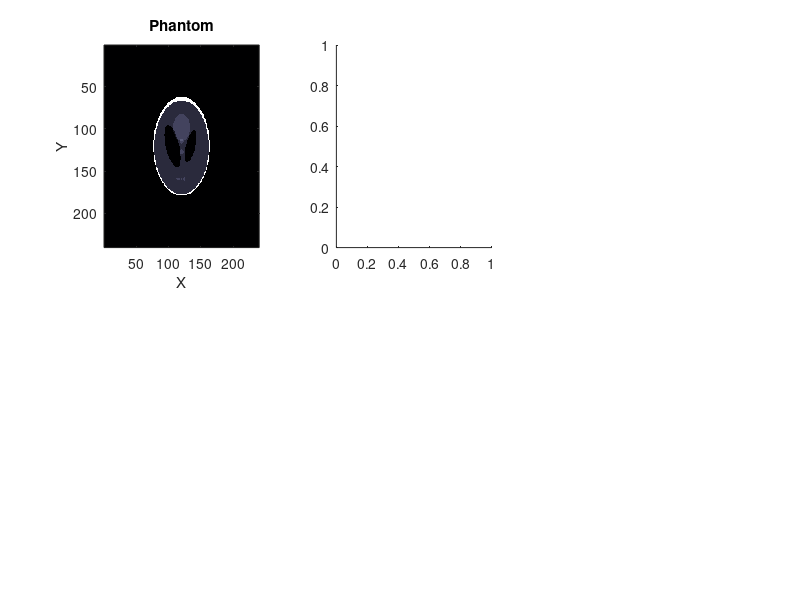

This figure's MATLAB source: (Note: this script raises an error after producing the figure.)
function myCtReconstruction(phantomData)
%%%%%%%%%%%%%%%%%%%%%%%%%%%%%%%%%%%%%%%%%%%%%%%%%%%%%%%%%%%%%%%%%%%%%%%%%%%
% this is a demo file for ct reconstruction
% written by Mark Bangert
% m.bangert@dkfz.de 2011

figure
colormap bone 

% if no image data available -> load matlab's shepp logan phantom
if ~exist('phantomData','var')
    imageResolution = 128; % increasing the resolution results in lonmger computation times...
    phantomData = phantom(imageResolution);
end
phantomData = double(phantomData - min(phantomData(:))); % set min of image to zero

% pad the image with zeros so we don't lose anything when we rotate.
padDims = ceil(norm(size(phantomData)) - size(phantomData)) + 2;
P       = padarray(phantomData,padDims);

% plot original image
subplot(2,3,1)
imagesc(P);
title('Phantom')
xlabel('X')
ylabel('Y')

% set some parameters
freq = 1; % [1/degree]
thetas = 0:1/freq:180-1/freq;

subplot(2,3,2)
% compute sinogram / radon transformation (schlegel & bille 9.1.1)
sinogram = myRadon(P,thetas);
% compute sinogram with matlab function
%sinogram = radon(P,thetas)

imagesc(sinogram);
title('Sinogram')
xlabel('\alpha')
ylabel('# parallel projection')

subplot(2,3,3)
% simple backprojection (schlegel & bille 9.1.2)
simpleBackprojection = myBackprojection(sinogram,thetas);

imagesc(simpleBackprojection);
title('Simple backprojection')
xlabel('X')
ylabel('Y')

%subplot(2,3,4)
% reconstruction with matlabs inverse radon transfromation
%matlabRecon = iradon(sinogram,thetas,'linear','Shepp-Logan'); % choose one 'Shepp-Logan' , 'Ram-Lak'
%imagesc(rot90(matlabRecon,-1));
%title('Filtered backprojection with Matlab')
%xlabel('X')
%ylabel('Y')

subplot(2,3,4)
% reconstruction with filtered back projection in spatial domain (schlegel
% & bille 9.3.1)
reconstruction1DFTSpatialDomain = myFilteredBackprojectionSpatialDomain(sinogram,thetas);

imagesc(reconstruction1DFTSpatialDomain);
title('Filtered backprojection using convolution in spatial domain')
xlabel('X')
ylabel('Y')

subplot(2,3,5)
% reconstruction with 2D fourier transformation (schlegel & bille 9.2.1)
% note that this function uses the backprojection of the sinogram as input
% and _not_ the sinogram
reconstrution2DFT = myFilteredBackprojection2DFT(simpleBackprojection);

imagesc(reconstrution2DFT);
title('Filtered backprojection using 2D FFT')
xlabel('X')
ylabel('Y')

subplot(2,3,6)
% reconstruction with backprojection using 1D fourier transformations 
% and central slice theorem (schlegel & bille 9.2.3)
reconstrution1DFT = myFilteredBackprojectionCentralSlice(sinogram,thetas);

imagesc(reconstrution1DFT);
title('Filtered backprojection using central slice theorem')
xlabel('X')
ylabel('Y')


